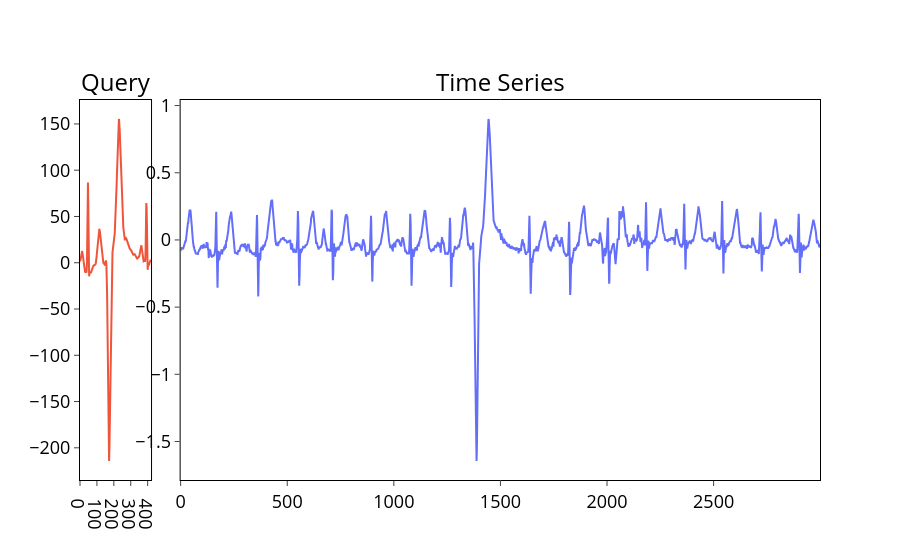

Here is the notebook cell this chart was saved with:
### Markdown cell above
Далее выполните визулизацию временного ряда и образца поиска с помощью функции `plot_bestmatch_data()` из модуля *plots.py*.

### Code cell
plot_bestmatch_data(ts, query)

### Figure 1 — Plotly figure (JSON) as saved in the notebook; plotly's stock layout.template omitted (floating-point values rounded to 4 significant figures; data arrays with more than 128 entries replaced by an {"elided": "..."} marker saying what was removed)
{"data": [{"line": {"color": "#EF553B"}, "type": "scatter", "x": {"elided": "421 int values"}, "xaxis": "x", "y": {"elided": "421 float values"}, "yaxis": "y"}, {"line": {"color": "#636EFA"}, "type": "scatter", "x": {"elided": "3000 int values"}, "xaxis": "x2", "y": {"elided": "3000 float values"}, "yaxis": "y2"}], "layout": {"annotations": [{"font": {"color": "black", "size": 24}, "showarrow": false, "text": "Query", "x": 0.048, "xanchor": "center", "xref": "paper", "y": 1, "yanchor": "bottom", "yref": "paper"}, {"font": {"color": "black", "size": 24}, "showarrow": false, "text": "Time Series", "x": 0.568, "xanchor": "center", "xref": "paper", "y": 1, "yanchor": "bottom", "yref": "paper"}], "font": {"color": "black"}, "paper_bgcolor": "white", "plot_bgcolor": "white", "showlegend": false, "title": {"x": 0.5}, "xaxis": {"anchor": "y", "domain": [0, 0.096], "linecolor": "#000", "linewidth": 1, "mirror": true, "showgrid": false, "tickfont": {"color": "black", "size": 18}, "ticks": "outside", "tickwidth": 1}, "xaxis2": {"anchor": "y2", "domain": [0.136, 1], "linecolor": "#000", "linewidth": 1, "mirror": true, "showgrid": false, "tickfont": {"color": "black", "size": 18}, "ticks": "outside", "tickwidth": 1}, "yaxis": {"anchor": "x", "domain": [0, 1], "linecolor": "#000", "linewidth": 1, "mirror": true, "showgrid": false, "tickfont": {"color": "black", "size": 18}, "ticks": "outside", "tickwidth": 1, "zeroline": false}, "yaxis2": {"anchor": "x2", "domain": [0, 1], "linecolor": "#000", "linewidth": 1, "mirror": true, "showgrid": false, "tickfont": {"color": "black", "size": 18}, "ticks": "outside", "tickwidth": 1, "zeroline": false}}}
